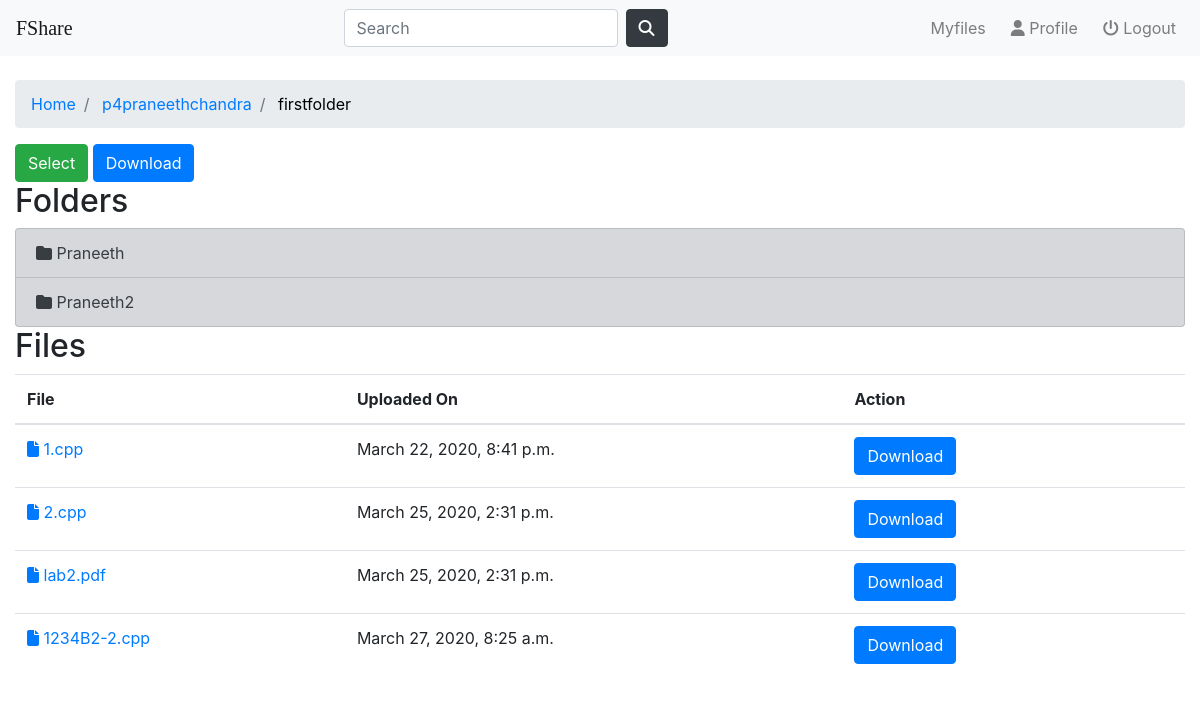
Page /home/detail/23 on the earlier database version.
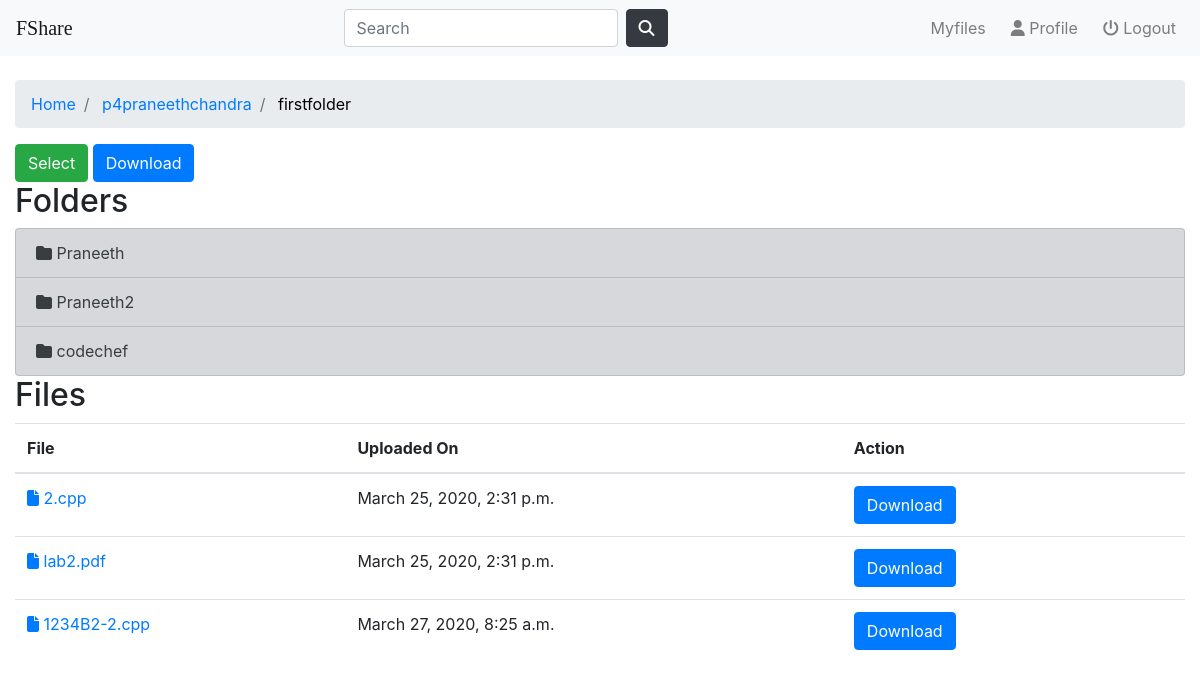
Same page on the later database version.
### fileshare/models.py (models this page shows, shortened)
class Folder(models.Model):
    user = models.ForeignKey(User,on_delete=models.CASCADE,default=1)
    name = models.CharField(max_length=50)
    linkedfolder = models.ForeignKey("self",on_delete=models.CASCADE,null=True,blank=True)
    lastmodified = models.DateTimeField(auto_now=True)
    def __str__(self):
        return self.name

class File(models.Model):
    user = models.ForeignKey(User,on_delete=models.CASCADE,default=1)
    folder=models.ForeignKey(Folder,on_delete=models.CASCADE,null=True,blank=True)
    name = models.CharField(max_length=50,null=True,blank=True)
    file=models.FileField();
    created_on = models.DateTimeField(auto_now_add=True)

### home/views.py (the view)
# urls.py: path('detail/<int:folder_id>', views.userdetails,name='userdetails'),
def userdetails(request,folder_id):
    folder = get_object_or_404(Folder,pk=folder_id)
    files = folder.file_set.all()
    folders = folder.folder_set.all()
    temp = folder
    parent_list = []
    user = folder.user
    parent_list.append(temp)
    while temp.linkedfolder:
        parent = temp.linkedfolder
        parent_list.append(parent)
        temp = parent
    active_folder = parent_list[0]
    parent_list.reverse()
    print(parent_list)
    context={'folder':folder,'folders':folders,'files':files,'folder_id':folder_id,'parent_list':parent_list,'active_folder':active_folder,'u':user}
    return render(request,'home/userdetails.html',context)

### home/templates/home/userdetails.html
{% extends 'home/base.html' %}
{% block body %}
<ol class="breadcrumb">
  <li class="breadcrumb-item"> <a href="{% url 'home:users' %}"> Home </a></li>
  <li class="breadcrumb-item"> <a href="{% url 'home:userindex' u.pk %}"> {{ u.username }} </a> </li>
  {% for parent in parent_list %}
    {% if parent is not active_folder %}
      <li class="breadcrumb-item"> <a href="{% url 'home:userdetails' parent.id %}"> {{ parent }}</a> </li>
    {% else %}
    <li class="breadcrumb-item active" aria-current="page"><a href="{% url 'home:userdetails' parent.id %}" style="color:black"> {{ parent }}</a></li>
    {% endif %}
  {% endfor %}
</ol>
<a href="{% url 'home:select' folder_id %}"> <button type="button" class="btn btn-success"> Select </button> </a>
<a href="{% url 'fileshare:download_folder' folder_id %}"> <button type="button" class="btn btn-primary"> Download </button> </a>
<h2>Folders</h2>
{% if folders %}
<div class="list-group">
  {% for f in folders %}
   <a href="{% url 'home:userdetails' f.id %}" class="list-group-item list-group-item-action list-group-item-secondary "><i class='fas fa-folder'></i> {{ f }} </a>
  {% endfor %}
</div>
{% else %}
  <h3> No folders here yet :( </h3>
{% endif %}
<h2>Files</h2>
{% if files %}
<div class="table-responsive">
   <table class="table table-hover">
     <thead style="border-color:white">
       <tr>
         <th>File</th>
         <th>Uploaded On</th>
         <th>Action</th>
       </tr>
     </thead>
     <tbody>
         {% for file in files %}
         <tr>
           <td> <a href="{{ file.file.url }}" target="_blank"><i class="fas fa-file"></i> {{ file.name }} </a> </td>
           <td> {{ file.created_on }}</td>
           <td>
             <a href="{{ file.file.url }}" target="_blank" download><button type="button" class="btn btn-primary">Download</button></a>&nbsp;&nbsp;&nbsp;&nbsp;&nbsp;&nbsp;
           </td>
         </tr>
        {% endfor %}
     </tbody>
   </table>
 </div>
{% else %}
  <h3> No files here yet :( </h3>
{% endif %}
{% endblock %}

Differences in the rows shown:
removed File: name "1.cpp", created_on "March 22, 2020, 8:41 p.m."
added Folder: name "codechef", shown under "Folders"
